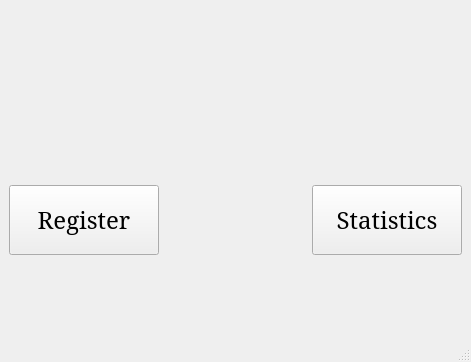
<?xml version="1.0" encoding="UTF-8"?>
<ui version="4.0">
 <class>menu_window</class>
 <widget class="QMainWindow" name="menu_window">
  <property name="geometry">
   <rect>
    <x>0</x>
    <y>0</y>
    <width>471</width>
    <height>362</height>
   </rect>
  </property>
  <property name="font">
   <font>
    <pointsize>1</pointsize>
   </font>
  </property>
  <property name="mouseTracking">
   <bool>false</bool>
  </property>
  <property name="windowTitle">
   <string>HabitTrack</string>
  </property>
  <widget class="QWidget" name="centralwidget">
   <layout class="QVBoxLayout" name="verticalLayout_2">
    <item>
     <spacer name="verticalSpacer_2">
      <property name="orientation">
       <enum>Qt::Vertical</enum>
      </property>
      <property name="sizeHint" stdset="0">
       <size>
        <width>20</width>
        <height>135</height>
       </size>
      </property>
     </spacer>
    </item>
    <item>
     <layout class="QVBoxLayout" name="verticalLayout">
      <item>
       <layout class="QHBoxLayout" name="horizontalLayout">
        <item>
         <spacer name="horizontalSpacer_2">
          <property name="orientation">
           <enum>Qt::Horizontal</enum>
          </property>
          <property name="sizeHint" stdset="0">
           <size>
            <width>166</width>
            <height>20</height>
           </size>
          </property>
         </spacer>
        </item>
        <item>
         <widget class="QLabel" name="label">
          <property name="maximumSize">
           <size>
            <width>241</width>
            <height>241</height>
           </size>
          </property>
          <property name="font">
           <font>
            <family>Segoe UI Variable Display Semib</family>
            <pointsize>40</pointsize>
            <weight>75</weight>
            <italic>false</italic>
            <bold>true</bold>
           </font>
          </property>
          <property name="text">
           <string/>
          </property>
          <property name="pixmap">
           <pixmap>Adobe Express - file3.png</pixmap>
          </property>
          <property name="scaledContents">
           <bool>true</bool>
          </property>
         </widget>
        </item>
        <item>
         <spacer name="horizontalSpacer">
          <property name="orientation">
           <enum>Qt::Horizontal</enum>
          </property>
          <property name="sizeHint" stdset="0">
           <size>
            <width>165</width>
            <height>20</height>
           </size>
          </property>
         </spacer>
        </item>
       </layout>
      </item>
      <item>
       <spacer name="verticalSpacer">
        <property name="orientation">
         <enum>Qt::Vertical</enum>
        </property>
        <property name="sizeHint" stdset="0">
         <size>
          <width>20</width>
          <height>80</height>
         </size>
        </property>
       </spacer>
      </item>
      <item>
       <layout class="QHBoxLayout" name="horizontalLayout_3">
        <item>
         <spacer name="horizontalSpacer_4">
          <property name="orientation">
           <enum>Qt::Horizontal</enum>
          </property>
          <property name="sizeHint" stdset="0">
           <size>
            <width>40</width>
            <height>20</height>
           </size>
          </property>
         </spacer>
        </item>
        <item>
         <layout class="QHBoxLayout" name="horizontalLayout_2">
          <item>
           <widget class="QPushButton" name="menu_button_register">
            <property name="minimumSize">
             <size>
              <width>150</width>
              <height>70</height>
             </size>
            </property>
            <property name="font">
             <font>
              <family>Elephant</family>
              <pointsize>18</pointsize>
              <weight>50</weight>
              <italic>false</italic>
              <bold>false</bold>
             </font>
            </property>
            <property name="styleSheet">
             <string notr="true">font: 18pt &quot;Elephant&quot;;</string>
            </property>
            <property name="text">
             <string>Register</string>
            </property>
           </widget>
          </item>
          <item>
           <spacer name="horizontalSpacer_3">
            <property name="orientation">
             <enum>Qt::Horizontal</enum>
            </property>
            <property name="sizeHint" stdset="0">
             <size>
              <width>200</width>
              <height>20</height>
             </size>
            </property>
           </spacer>
          </item>
          <item>
           <widget class="QPushButton" name="menu_button_statistics">
            <property name="minimumSize">
             <size>
              <width>150</width>
              <height>70</height>
             </size>
            </property>
            <property name="font">
             <font>
              <family>Elephant</family>
              <pointsize>18</pointsize>
              <weight>50</weight>
              <italic>false</italic>
              <bold>false</bold>
             </font>
            </property>
            <property name="styleSheet">
             <string notr="true">font: 18pt &quot;Elephant&quot;;</string>
            </property>
            <property name="text">
             <string>Statistics</string>
            </property>
           </widget>
          </item>
         </layout>
        </item>
        <item>
         <spacer name="horizontalSpacer_5">
          <property name="orientation">
           <enum>Qt::Horizontal</enum>
          </property>
          <property name="sizeHint" stdset="0">
           <size>
            <width>40</width>
            <height>20</height>
           </size>
          </property>
         </spacer>
        </item>
       </layout>
      </item>
     </layout>
    </item>
    <item>
     <spacer name="verticalSpacer_3">
      <property name="orientation">
       <enum>Qt::Vertical</enum>
      </property>
      <property name="sizeHint" stdset="0">
       <size>
        <width>20</width>
        <height>135</height>
       </size>
      </property>
     </spacer>
    </item>
   </layout>
  </widget>
  <widget class="QMenuBar" name="menubar">
   <property name="geometry">
    <rect>
     <x>0</x>
     <y>0</y>
     <width>471</width>
     <height>18</height>
    </rect>
   </property>
  </widget>
  <widget class="QStatusBar" name="statusbar"/>
 </widget>
 <resources/>
 <connections/>
</ui>
